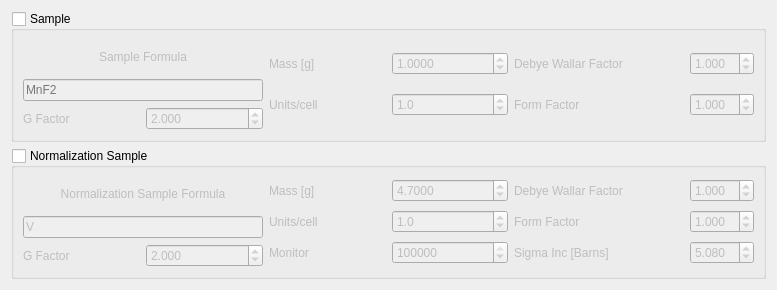
<?xml version="1.0" encoding="UTF-8"?>
<ui version="4.0">
 <class>Form</class>
 <widget class="QWidget" name="Form">
  <property name="geometry">
   <rect>
    <x>0</x>
    <y>0</y>
    <width>777</width>
    <height>290</height>
   </rect>
  </property>
  <property name="windowTitle">
   <string>Form</string>
  </property>
  <layout class="QVBoxLayout" name="verticalLayout_7">
   <item>
    <widget class="QGroupBox" name="sampleGroupBox">
     <property name="title">
      <string>Sample</string>
     </property>
     <property name="flat">
      <bool>false</bool>
     </property>
     <property name="checkable">
      <bool>true</bool>
     </property>
     <property name="checked">
      <bool>false</bool>
     </property>
     <layout class="QHBoxLayout" name="horizontalLayout_4">
      <item>
       <layout class="QHBoxLayout" name="horizontalLayout">
        <item>
         <layout class="QVBoxLayout" name="verticalLayout">
          <item>
           <widget class="QLabel" name="label">
            <property name="sizePolicy">
             <sizepolicy hsizetype="Preferred" vsizetype="Preferred">
              <horstretch>0</horstretch>
              <verstretch>0</verstretch>
             </sizepolicy>
            </property>
            <property name="text">
             <string>Sample Formula</string>
            </property>
            <property name="alignment">
             <set>Qt::AlignCenter</set>
            </property>
           </widget>
          </item>
          <item>
           <widget class="QLineEdit" name="sampleFormulaLineEdit">
            <property name="sizePolicy">
             <sizepolicy hsizetype="Preferred" vsizetype="Fixed">
              <horstretch>0</horstretch>
              <verstretch>0</verstretch>
             </sizepolicy>
            </property>
            <property name="placeholderText">
             <string>MnF2</string>
            </property>
           </widget>
          </item>
          <item>
           <layout class="QHBoxLayout" name="horizontalLayout_7">
            <item>
             <widget class="QLabel" name="label_6">
              <property name="text">
               <string>G Factor</string>
              </property>
             </widget>
            </item>
            <item>
             <widget class="QDoubleSpinBox" name="sampleFormFactorDoubleSpinBox">
              <property name="decimals">
               <number>3</number>
              </property>
              <property name="maximum">
               <double>999.990000000000009</double>
              </property>
              <property name="value">
               <double>2.000000000000000</double>
              </property>
             </widget>
            </item>
           </layout>
          </item>
         </layout>
        </item>
        <item>
         <layout class="QVBoxLayout" name="verticalLayout_3">
          <item>
           <layout class="QHBoxLayout" name="horizontalLayout_2">
            <item>
             <widget class="QLabel" name="label_2">
              <property name="text">
               <string>Mass [g]</string>
              </property>
             </widget>
            </item>
            <item>
             <widget class="QDoubleSpinBox" name="sampleMassDoubleSpinBox">
              <property name="decimals">
               <number>4</number>
              </property>
              <property name="singleStep">
               <double>0.100000000000000</double>
              </property>
              <property name="value">
               <double>1.000000000000000</double>
              </property>
             </widget>
            </item>
           </layout>
          </item>
          <item>
           <layout class="QHBoxLayout" name="horizontalLayout_3">
            <item>
             <widget class="QLabel" name="label_3">
              <property name="text">
               <string>Units/cell</string>
              </property>
             </widget>
            </item>
            <item>
             <widget class="QDoubleSpinBox" name="sampleUnitsPerCellDoubleSpinBox">
              <property name="decimals">
               <number>1</number>
              </property>
              <property name="value">
               <double>1.000000000000000</double>
              </property>
             </widget>
            </item>
           </layout>
          </item>
         </layout>
        </item>
        <item>
         <layout class="QVBoxLayout" name="verticalLayout_4">
          <item>
           <layout class="QHBoxLayout" name="horizontalLayout_5">
            <item>
             <widget class="QLabel" name="label_4">
              <property name="text">
               <string>Debye Wallar Factor</string>
              </property>
             </widget>
            </item>
            <item>
             <widget class="QDoubleSpinBox" name="sampleDebyeWallerFactorDoubleSpinBox">
              <property name="sizePolicy">
               <sizepolicy hsizetype="Fixed" vsizetype="Fixed">
                <horstretch>0</horstretch>
                <verstretch>0</verstretch>
               </sizepolicy>
              </property>
              <property name="decimals">
               <number>3</number>
              </property>
              <property name="singleStep">
               <double>0.100000000000000</double>
              </property>
              <property name="value">
               <double>1.000000000000000</double>
              </property>
             </widget>
            </item>
           </layout>
          </item>
          <item>
           <layout class="QHBoxLayout" name="horizontalLayout_6">
            <item>
             <widget class="QLabel" name="label_5">
              <property name="text">
               <string>Form Factor</string>
              </property>
             </widget>
            </item>
            <item>
             <widget class="QDoubleSpinBox" name="sampleFormFactorDoubleSpinBox_2">
              <property name="enabled">
               <bool>false</bool>
              </property>
              <property name="sizePolicy">
               <sizepolicy hsizetype="Fixed" vsizetype="Fixed">
                <horstretch>0</horstretch>
                <verstretch>0</verstretch>
               </sizepolicy>
              </property>
              <property name="decimals">
               <number>3</number>
              </property>
              <property name="value">
               <double>1.000000000000000</double>
              </property>
             </widget>
            </item>
           </layout>
          </item>
         </layout>
        </item>
       </layout>
      </item>
     </layout>
    </widget>
   </item>
   <item>
    <widget class="QGroupBox" name="sampleGroupBox_2">
     <property name="title">
      <string>Normalization Sample</string>
     </property>
     <property name="flat">
      <bool>false</bool>
     </property>
     <property name="checkable">
      <bool>true</bool>
     </property>
     <property name="checked">
      <bool>false</bool>
     </property>
     <property name="border" stdset="0">
      <string>&quot;1 px solid gray;&quot;</string>
     </property>
     <property name="border-radius" stdset="0">
      <string>&quot;9 px;&quot;</string>
     </property>
     <property name="margin-top" stdset="0">
      <string>&quot;0.5em;&quot;</string>
     </property>
     <layout class="QHBoxLayout" name="horizontalLayout_8">
      <item>
       <layout class="QHBoxLayout" name="horizontalLayout_9">
        <item>
         <layout class="QVBoxLayout" name="verticalLayout_2">
          <item>
           <widget class="QLabel" name="label_7">
            <property name="sizePolicy">
             <sizepolicy hsizetype="Preferred" vsizetype="Preferred">
              <horstretch>0</horstretch>
              <verstretch>0</verstretch>
             </sizepolicy>
            </property>
            <property name="text">
             <string>Normalization Sample Formula</string>
            </property>
            <property name="alignment">
             <set>Qt::AlignCenter</set>
            </property>
           </widget>
          </item>
          <item>
           <widget class="QLineEdit" name="normalizationSampleFormulaLineEdit">
            <property name="sizePolicy">
             <sizepolicy hsizetype="Preferred" vsizetype="Fixed">
              <horstretch>0</horstretch>
              <verstretch>0</verstretch>
             </sizepolicy>
            </property>
            <property name="text">
             <string>V</string>
            </property>
            <property name="placeholderText">
             <string>V</string>
            </property>
           </widget>
          </item>
          <item>
           <layout class="QHBoxLayout" name="horizontalLayout_10">
            <item>
             <widget class="QLabel" name="label_8">
              <property name="text">
               <string>G Factor</string>
              </property>
             </widget>
            </item>
            <item>
             <widget class="QDoubleSpinBox" name="normalizationSampleGFactorDoubleSpinBox_2">
              <property name="decimals">
               <number>3</number>
              </property>
              <property name="maximum">
               <double>999.990000000000009</double>
              </property>
              <property name="value">
               <double>2.000000000000000</double>
              </property>
             </widget>
            </item>
           </layout>
          </item>
         </layout>
        </item>
        <item>
         <layout class="QVBoxLayout" name="verticalLayout_5">
          <item>
           <layout class="QHBoxLayout" name="horizontalLayout_11">
            <item>
             <widget class="QLabel" name="label_9">
              <property name="text">
               <string>Mass [g]</string>
              </property>
             </widget>
            </item>
            <item>
             <widget class="QDoubleSpinBox" name="normalizationSampleMassDoubleSpinBox">
              <property name="decimals">
               <number>4</number>
              </property>
              <property name="singleStep">
               <double>0.100000000000000</double>
              </property>
              <property name="value">
               <double>4.700000000000000</double>
              </property>
             </widget>
            </item>
           </layout>
          </item>
          <item>
           <layout class="QHBoxLayout" name="horizontalLayout_12">
            <item>
             <widget class="QLabel" name="label_10">
              <property name="text">
               <string>Units/cell</string>
              </property>
             </widget>
            </item>
            <item>
             <widget class="QDoubleSpinBox" name="normalizationSampleUnitsPerCellDoubleSpinBox">
              <property name="decimals">
               <number>1</number>
              </property>
              <property name="value">
               <double>1.000000000000000</double>
              </property>
             </widget>
            </item>
           </layout>
          </item>
          <item>
           <layout class="QHBoxLayout" name="horizontalLayout_16">
            <item>
             <widget class="QLabel" name="label_14">
              <property name="text">
               <string>Monitor</string>
              </property>
             </widget>
            </item>
            <item>
             <widget class="QDoubleSpinBox" name="unitsPerCellDoubleSpinBox_6">
              <property name="decimals">
               <number>0</number>
              </property>
              <property name="maximum">
               <double>10000000.000000000000000</double>
              </property>
              <property name="singleStep">
               <double>1000.000000000000000</double>
              </property>
              <property name="value">
               <double>100000.000000000000000</double>
              </property>
             </widget>
            </item>
           </layout>
          </item>
         </layout>
        </item>
        <item>
         <layout class="QVBoxLayout" name="verticalLayout_6">
          <item>
           <layout class="QHBoxLayout" name="horizontalLayout_13">
            <item>
             <widget class="QLabel" name="label_11">
              <property name="text">
               <string>Debye Wallar Factor</string>
              </property>
             </widget>
            </item>
            <item>
             <widget class="QDoubleSpinBox" name="normalizationSampleDebyeWallerFactorMassDoubleSpinBox">
              <property name="sizePolicy">
               <sizepolicy hsizetype="Fixed" vsizetype="Fixed">
                <horstretch>0</horstretch>
                <verstretch>0</verstretch>
               </sizepolicy>
              </property>
              <property name="decimals">
               <number>3</number>
              </property>
              <property name="singleStep">
               <double>0.100000000000000</double>
              </property>
              <property name="value">
               <double>1.000000000000000</double>
              </property>
             </widget>
            </item>
           </layout>
          </item>
          <item>
           <layout class="QHBoxLayout" name="horizontalLayout_14">
            <item>
             <widget class="QLabel" name="label_12">
              <property name="text">
               <string>Form Factor</string>
              </property>
             </widget>
            </item>
            <item>
             <widget class="QDoubleSpinBox" name="normalizationSamleFormFactorDoubleSpinBox">
              <property name="sizePolicy">
               <sizepolicy hsizetype="Fixed" vsizetype="Fixed">
                <horstretch>0</horstretch>
                <verstretch>0</verstretch>
               </sizepolicy>
              </property>
              <property name="decimals">
               <number>3</number>
              </property>
              <property name="value">
               <double>1.000000000000000</double>
              </property>
             </widget>
            </item>
           </layout>
          </item>
          <item>
           <layout class="QHBoxLayout" name="horizontalLayout_15">
            <item>
             <widget class="QLabel" name="label_13">
              <property name="text">
               <string>Sigma Inc [Barns]</string>
              </property>
             </widget>
            </item>
            <item>
             <widget class="QDoubleSpinBox" name="normalizationSampleSigmaIncDoubleSpinBox">
              <property name="sizePolicy">
               <sizepolicy hsizetype="Fixed" vsizetype="Fixed">
                <horstretch>0</horstretch>
                <verstretch>0</verstretch>
               </sizepolicy>
              </property>
              <property name="decimals">
               <number>3</number>
              </property>
              <property name="value">
               <double>5.080000000000000</double>
              </property>
             </widget>
            </item>
           </layout>
          </item>
         </layout>
        </item>
       </layout>
      </item>
     </layout>
    </widget>
   </item>
  </layout>
 </widget>
 <resources/>
 <connections/>
</ui>
